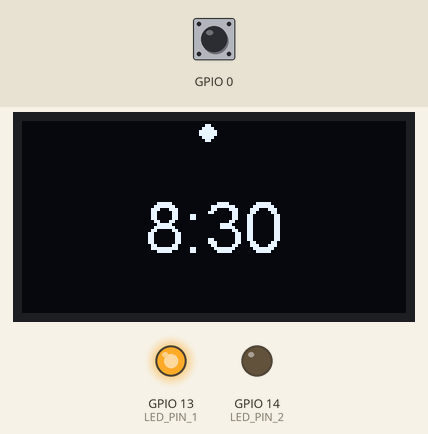
Recording of a sketch running on a simulated ESP8266 (NodeMCU). On the bench: 128×64 one-colour display, output pins drawn as LEDs (lit = HIGH). The test bench sets the inputs (shaded band); at power-on: GPIO 0 HIGH.

Above: at 0.1 s.
At 63.1 s:
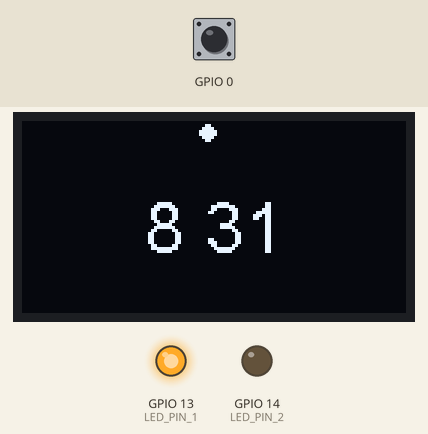
At 127.1 s:
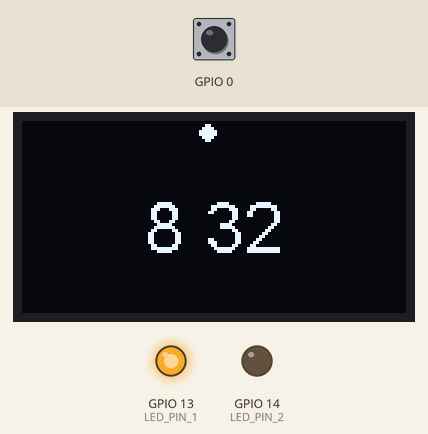

The sketch:

firmware.ino
```cpp
// This program is partly based on SSD1306ClockDemo example from the
// 'ESP8266_Oled_Driver_for_SSD1306_display' library.

#include <TimeLib.h>

#include <Wire.h>
#include "SSD1306.h"

// Include the UI lib
#include "OLEDDisplayUi.h"

// Initialize the OLED display using Wire library
const int PIN_SDA = 18; // IO 17
const int PIN_SCL = 17; // IO 18
SSD1306 display(0x3c, PIN_SDA, PIN_SCL);

OLEDDisplayUi ui(&display);

// Screen dimensions.
static const int SCREEN_W = 64;
static const int SCREEN_H = 48;

int clockCenterX = SCREEN_W;
int clockCenterY = ((SCREEN_H - 16) / 2) + 6;

/* Led */
static const int LED_PIN_1 = 13;
static const int LED_PIN_2 = 14;

// utility function for digital clock display: prints leading 0
static String twoDigits(int digits) {
  if (digits < 10) {
    return String('0' + String(digits));
  } else {
    return String(digits);
  }
}

volatile long cm = 0;

void digitalClockFrame(OLEDDisplay *display, OLEDDisplayUiState* state, int16_t x, int16_t y) {
  String timenow;
  if (second() % 2) {
    timenow = String(hour()) + " " + twoDigits(minute());
  } else {
    timenow = String(hour()) + ":" + twoDigits(minute());
  }

  display->setTextAlignment(TEXT_ALIGN_CENTER);
  display->setFont(ArialMT_Plain_24);
  display->drawString(clockCenterX + x, clockCenterY + y, timenow);

 // if (second() % 2) {
//    cm = getDistance();
 // }

//  String centimeters;
//  if (cm > 80) {
//    centimeters = "80+ cm";
//  } else {
//    centimeters = twoDigits(cm) + "  cm";
//  }

//
}

FrameCallback frames[] = { digitalClockFrame };
int frameCount = 1;

// Calculate Unix time epoch; return the epoch in seconds.
static unsigned long calculateEpoch() {
  unsigned long secsSinceStart = millis();
  // Unix time starts on Jan 1 1970. In seconds, that's 2208988800:
  const unsigned long SEVENTY_YEARS = 2208988800UL;
  return secsSinceStart - (SEVENTY_YEARS * SECS_PER_HOUR);
}

void initializeUI() {
  ui.setTargetFPS(60);
  ui.setIndicatorPosition(TOP);
  ui.setIndicatorDirection(LEFT_RIGHT);
  ui.setFrameAnimation(SLIDE_LEFT);
  ui.setFrames(frames, frameCount);
  ui.disableAutoTransition();

  // Initialising the UI will init the display too.
  ui.init();
}

void handleButton() {
  // Serial.println("hi");
  //   digitalWrite(23, ! digitalRead(23));
}

void setup() {
  Serial.begin(115200);
  Serial.println();
  // pinMode(23, OUTPUT);
  pinMode(LED_PIN_1, OUTPUT);
  pinMode(LED_PIN_2, OUTPUT);
  digitalWrite(LED_PIN_1, HIGH);
  digitalWrite(LED_PIN_2, LOW);

  attachInterrupt(0, handleButton, FALLING);

  initializeUI();

  display.flipScreenVertically();

  setTime(calculateEpoch());

}

void loop() {
  int remainingTimeBudget = ui.update();

  if (remainingTimeBudget > 0) {


    delay(remainingTimeBudget);
  }
}
```
